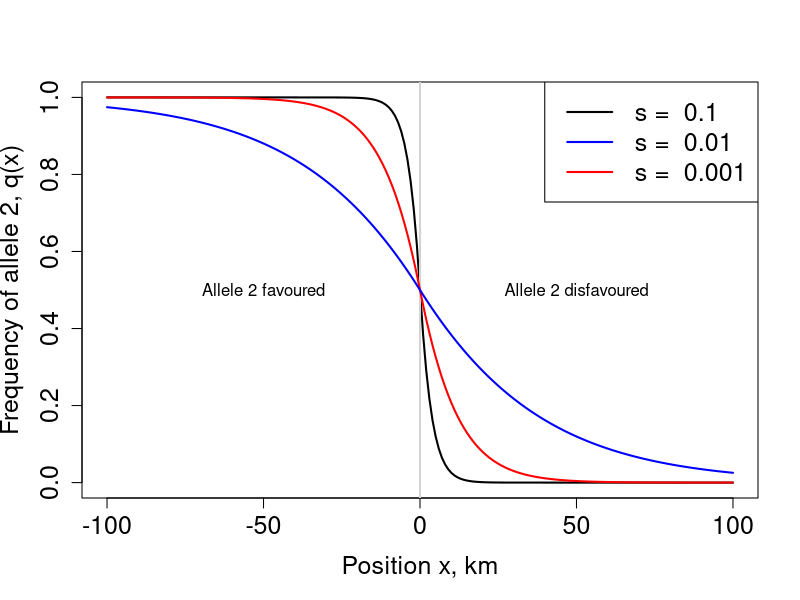
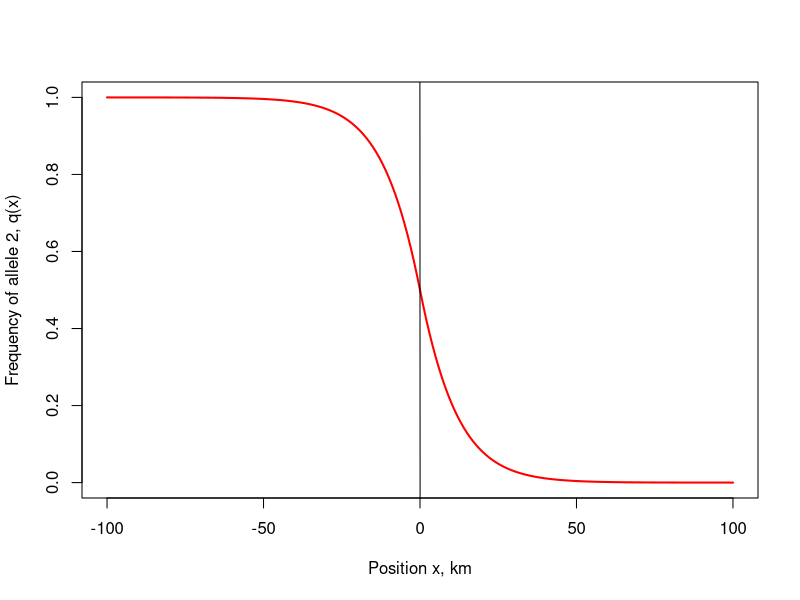

R code for these plots, in order:

fig.direct="~/Dropbox/Courses/PBGG_Core/Popgen_teaching_Notes/Figs/"

#############################
######## Parameters #########
#############################

	sigma = 1 		# standard dev of migration
	sel = c(0.1,0.01,.001)			# selection against non-resident allele #s = 0.01 #s = 0.001 #s = 0.0001
	delta = 1 		# grain of our derivative	

#############################
######## Functions ##########
#############################

	# standardize x (distance from cline center) by dividing by the characterist length
		GetXi =function(sigma,s,x){x*sqrt(s)/sigma} 

	# Get allele frequency at point x
		A = function(sigma,s,x){ xi=GetXi(sigma,s,x) 
			ifelse(xi>=0, (-1 + 3*tanh(xi/2 + atanh(sqrt(2/3)))^2)/2,	(3/2)*(1 - tanh(-xi/2 + atanh(sqrt(2/3)))^2)    ) }

x=-100:100
plot(x,1-A(sigma,sel[1],x),type="l",col="black",lwd=2,xlab="Position x, km",ylab="Frequency of allele 2, q(x)",cex.axis=1.5,cex.lab=1.5)
abline(v=0,col="lightgrey",lwd=2)
lines(x,1-A(sigma,sel[2],x),col="red",lwd=2)
lines(x,1-A(sigma,sel[3],x),col="blue",lwd=2)
legend("topright",legend=paste("s = ",sel),lty=1,lwd=2,col=c("black","blue","red"),cex=1.5)
text(c(-50,50),c(0.5,0.5),c("Allele 2 favoured","Allele 2 disfavoured"),cex=1)
dev.copy2eps(file=paste(fig.direct,"equilib_cline.eps",sep=""))

plot(x,1-A(sigma,sel[2],x),type="l",col="red",lwd=2,xlab="Position x, km",ylab="Frequency of allele 2, q(x)")
abline(a=0.5,b=-1.7*sigma/sqrt(sel[2]))
